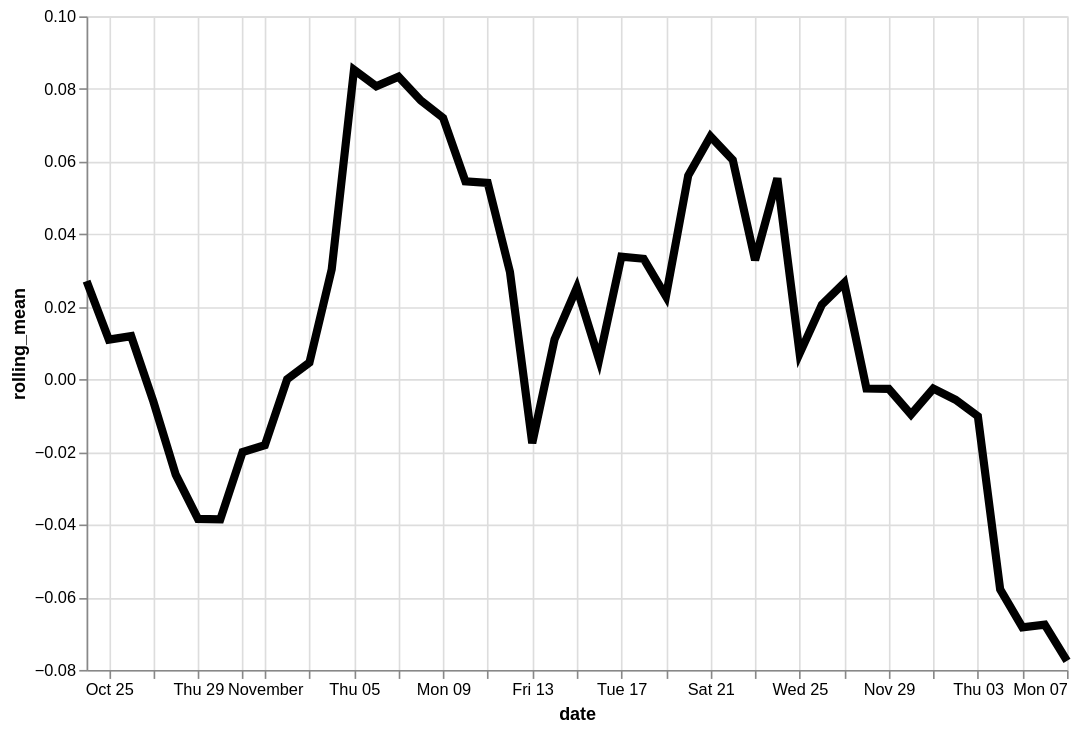

The Vega-Lite source for this figure:
### Vega-Lite specification from a JSON file in a GitHub repository (floating-point values rounded to 4 significant figures)
{"config": {"view": {"continuousWidth": 400, "continuousHeight": 300}}, "data": {"name": "data-b9e994001592aeda7e465027bf463c1a"}, "mark": {"type": "line", "color": "black", "size": 5}, "encoding": {"x": {"type": "temporal", "field": "date"}, "y": {"type": "quantitative", "field": "rolling_mean"}}, "height": 400, "transform": [{"window": [{"op": "mean", "field": "residual", "as": "rolling_mean"}], "frame": [-4, 3]}], "width": 600, "$schema": "https://vega.github.io/schema/vega-lite/v4.8.1.json", "datasets": {"data-b9e994001592aeda7e465027bf463c1a": [{"date": "2020-10-24", "residual": 0.02769}, {"date": "2020-10-25", "residual": 0.007786}, {"date": "2020-10-26", "residual": -0.02878}, {"date": "2020-10-27", "residual": 0.1016}, {"date": "2020-10-28", "residual": -0.05349}, {"date": "2020-10-29", "residual": 0.01676}, {"date": "2020-10-30", "residual": -0.1146}, {"date": "2020-10-31", "residual": -0.1667}, {"date": "2020-11-01", "residual": -0.0698}, {"date": "2020-11-02", "residual": 0.006559}, {"date": "2020-11-03", "residual": 0.1198}, {"date": "2020-11-04", "residual": 0.1166}, {"date": "2020-11-05", "residual": 0.09195}, {"date": "2020-11-06", "residual": 0.05338}, {"date": "2020-11-07", "residual": 0.09078}, {"date": "2020-11-08", "residual": 0.2732}, {"date": "2020-11-09", "residual": -0.1065}, {"date": "2020-11-10", "residual": 0.02784}, {"date": "2020-11-11", "residual": 0.06717}, {"date": "2020-11-12", "residual": 0.07853}, {"date": "2020-11-13", "residual": -0.04811}, {"date": "2020-11-14", "residual": 0.05026}, {"date": "2020-11-15", "residual": -0.1058}, {"date": "2020-11-16", "residual": -0.1037}, {"date": "2020-11-17", "residual": 0.122}, {"date": "2020-11-18", "residual": 0.1414}, {"date": "2020-11-19", "residual": -0.09121}, {"date": "2020-11-20", "residual": 0.3058}, {"date": "2020-11-21", "residual": -0.05287}, {"date": "2020-11-22", "residual": -0.03268}, {"date": "2020-11-23", "residual": 0.1604}, {"date": "2020-11-24", "residual": -0.01719}, {"date": "2020-11-25", "residual": 0.07015}, {"date": "2020-11-26", "residual": -0.07949}, {"date": "2020-11-27", "residual": 0.08928}, {"date": "2020-11-28", "residual": -0.08061}, {"date": "2020-11-29", "residual": 0.05492}, {"date": "2020-11-30", "residual": 0.01548}, {"date": "2020-12-01", "residual": -0.0726}, {"date": "2020-12-02", "residual": -0.01773}, {"date": "2020-12-03", "residual": 0.01372}, {"date": "2020-12-04", "residual": -0.02263}, {"date": "2020-12-05", "residual": 0.06455}, {"date": "2020-12-06", "residual": -0.1166}, {"date": "2020-12-07", "residual": -0.3264}]}}
